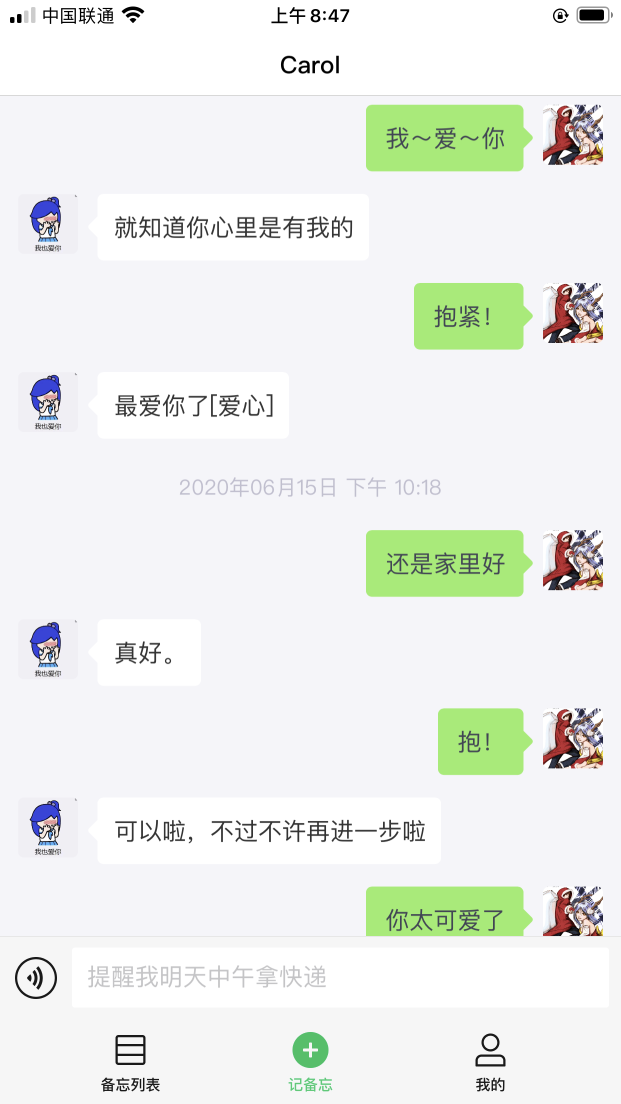
#> input picture seq2seq/data/mining/OCR/Images/IMG_0505.PNG, 1242 x 2208 px, found by its file name (shown at 1/2 size)
$ python OCR.py
#> lines starting #> are read from the running program, lines starting #| are printed output that depends on the picture; after the words box and inside, x2 and y2 are one past the last pixel; in counts of white or black regions, pixels touching at a corner belong together
import numpy as np
import pytesseract
import cv2

image = cv2.imread("Images/IMG_0505.png", 0)
#> image: shape (2208, 1242); min 0, max 255, mean 237.9
print("Origin")
cv2.imshow("image", cv2.resize(image, (384, 512)))
cv2.waitKey()
image = image[200:1800, 200:1042]
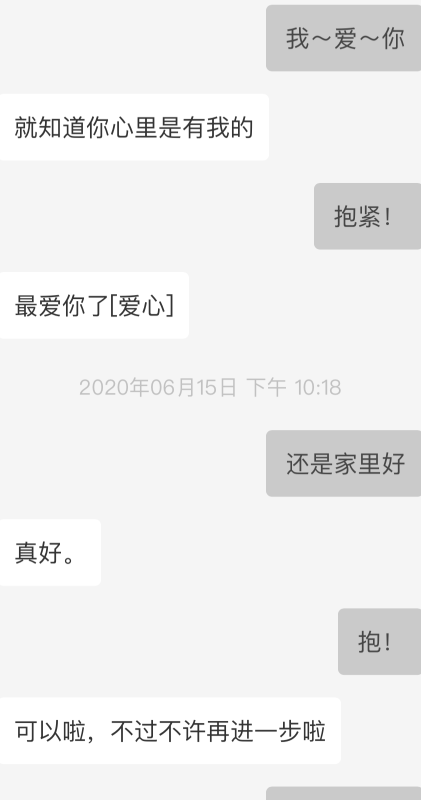
#> image: shape (1600, 842) (shown at 1/2 size); min 51, max 255, mean 238.5
image = cv2.convertScaleAbs(image, alpha=1.5, beta=-80)
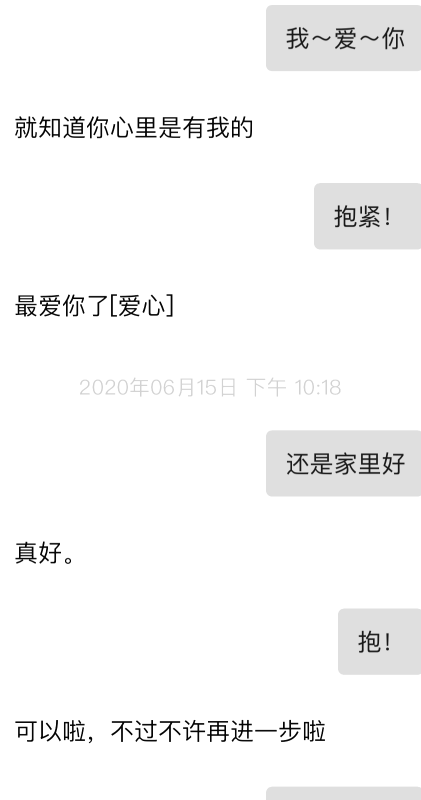
#> image: shape (1600, 842) (shown at 1/2 size); min 0, max 255, mean 247.1
print("Enhance Contrast")
cv2.imshow("image", cv2.resize(image, (384, 512)))
cv2.waitKey()
kernel_sharpen_1 = np.array([
        [-1, -1, -1],
        [-1, 9, -1],
        [-1, -1, -1]])
image = cv2.filter2D(image, -1, kernel_sharpen_1)
print("Sharpen")
cv2.imshow("image", cv2.resize(image, (384, 512)))
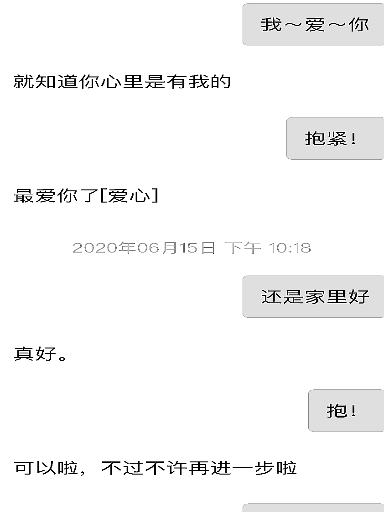
#> window 'image': shape (512, 384); min 0, max 255, mean 246.5
cv2.waitKey()
ret, thresh1 = cv2.threshold(image, 120, 255, cv2.THRESH_BINARY)
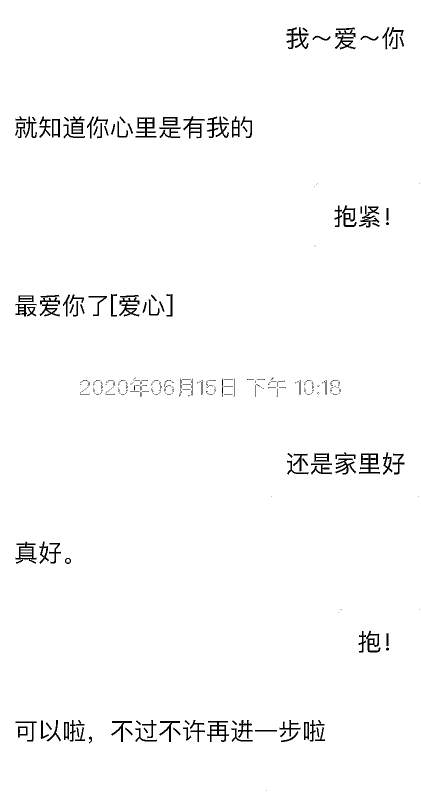
#> thresh1: shape (1600, 842) (shown at 1/2 size); 98% white; 376 black regions (244 under 20 px), largest, box (x1, y1, x2, y2) and area: (718, 907, 760, 948) 764, (271, 234, 313, 275) 735, (573, 54, 617, 98) 712
print("Binarize")
cv2.imshow("image", cv2.resize(thresh1, (384, 512)))
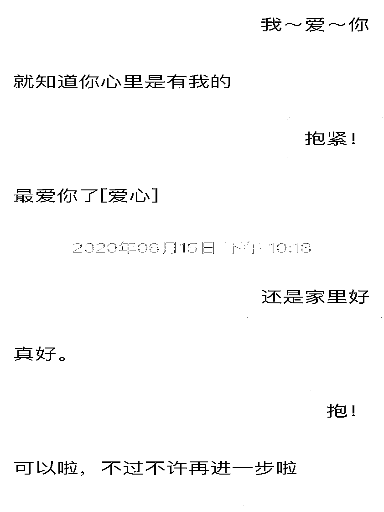
#> window 'image': shape (512, 384); min 0, max 255, mean 249.8
cv2.waitKey()
kernel = np.ones((4, 4), np.uint8)
thresh1 = cv2.morphologyEx(thresh1, cv2.MORPH_OPEN, kernel)
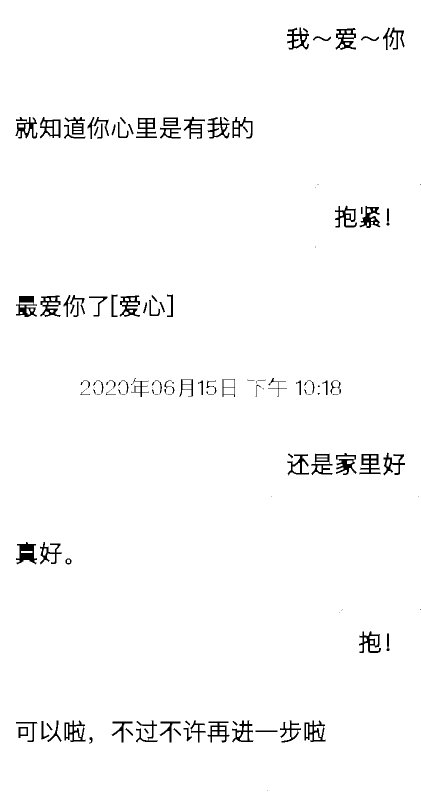
#> thresh1: shape (1600, 842) (shown at 1/2 size); 97.8% white; 140 black regions (34 under 20 px), largest, box (x1, y1, x2, y2) and area: (32, 1084, 74, 1129) 1032, (32, 592, 74, 634) 963, (671, 56, 712, 100) 858
print("Open")
cv2.imshow("image", cv2.resize(thresh1, (384, 512)))
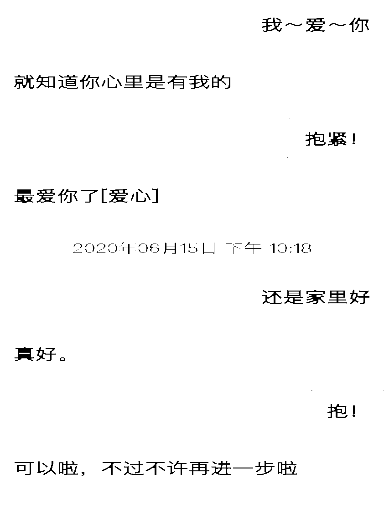
#> window 'image': shape (512, 384); min 0, max 255, mean 249.4
cv2.waitKey()
#> (the run stopped early here; a loop or call above may not have finished)

$ run again, with seq2seq/data/mining/OCR/Images/IMG_0503.PNG copied over seq2seq/data/mining/OCR/Images/IMG_0505.PNG
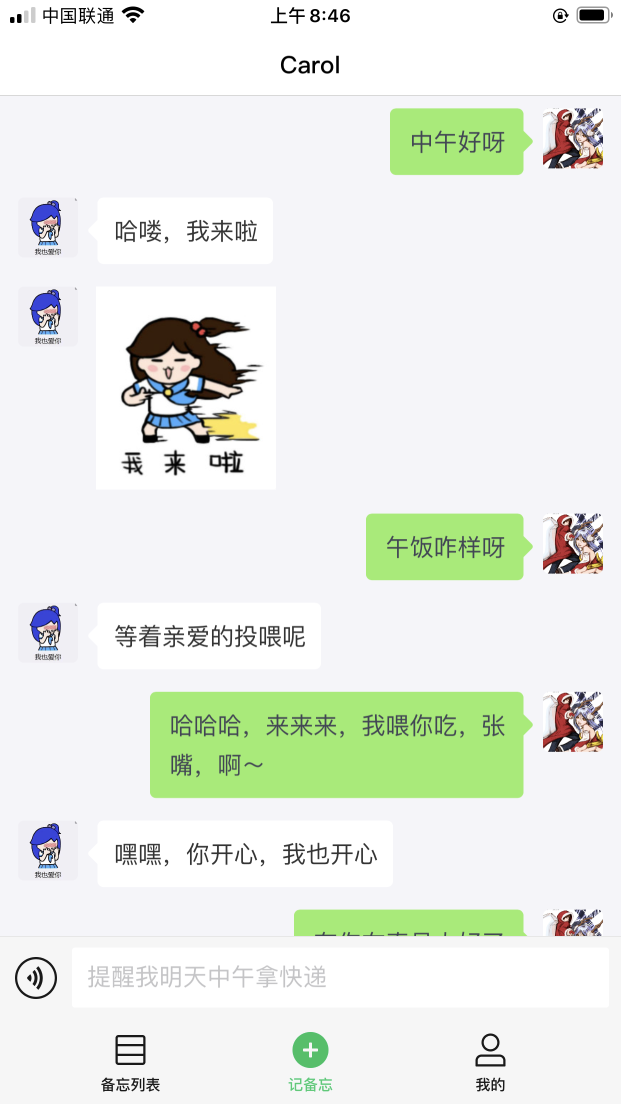
#> input picture seq2seq/data/mining/OCR/Images/IMG_0503.PNG, 1242 x 2208 px, found by its file name (shown at 1/2 size)
#> `ret, thresh1 = cv2.threshold(image, 120, 255, cv2.THRESH_BINARY)`:
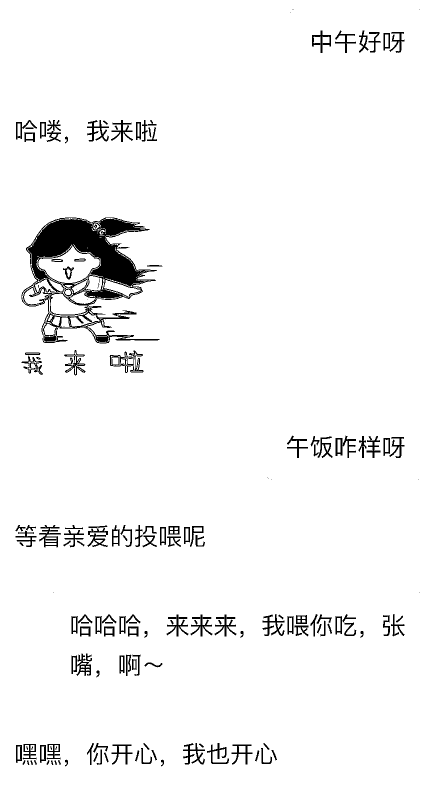
#> thresh1: shape (1600, 842) (shown at 1/2 size); 95.9% white; 167 black regions (23 under 20 px), largest, box (x1, y1, x2, y2) and area: (43, 435, 319, 687) 24480, (219, 701, 287, 746) 930, (143, 1307, 182, 1352) 764
#> `cv2.imshow("image", cv2.resize(thresh1, (384, 512)))`:
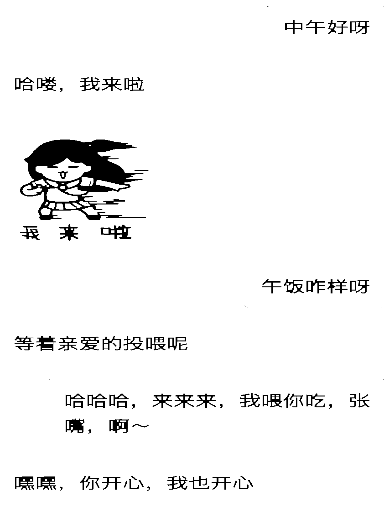
#> window 'image': shape (512, 384); min 0, max 255, mean 243

$ run again, with seq2seq/data/mining/OCR/Images/IMG_0504.PNG copied over seq2seq/data/mining/OCR/Images/IMG_0505.PNG
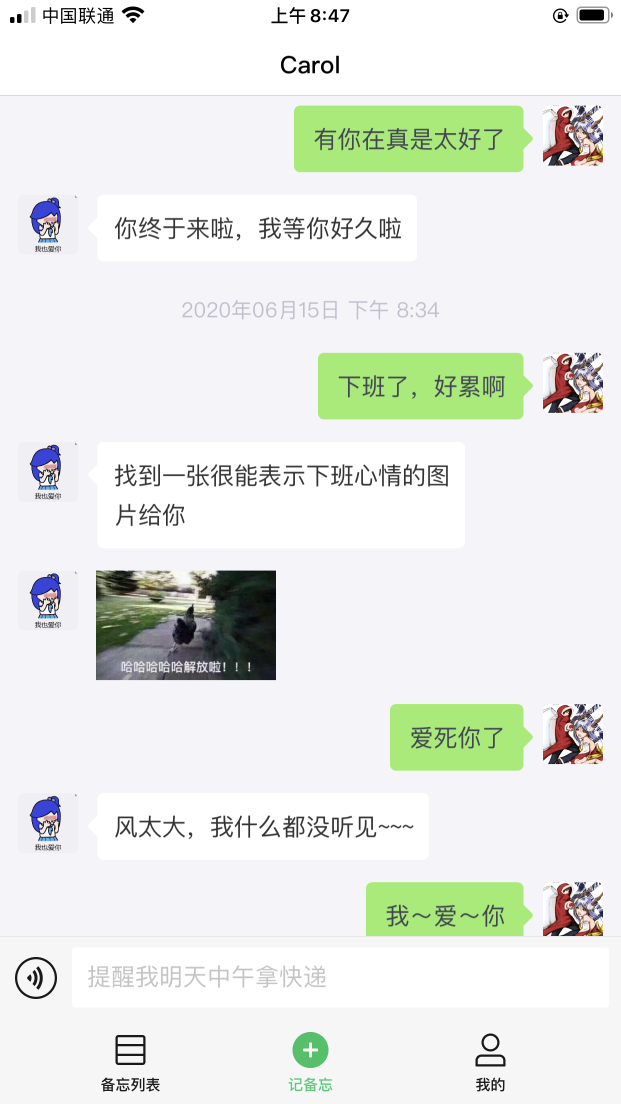
#> input picture seq2seq/data/mining/OCR/Images/IMG_0504.PNG, 1242 x 2208 px, found by its file name (shown at 1/2 size)
#> `ret, thresh1 = cv2.threshold(image, 120, 255, cv2.THRESH_BINARY)`:
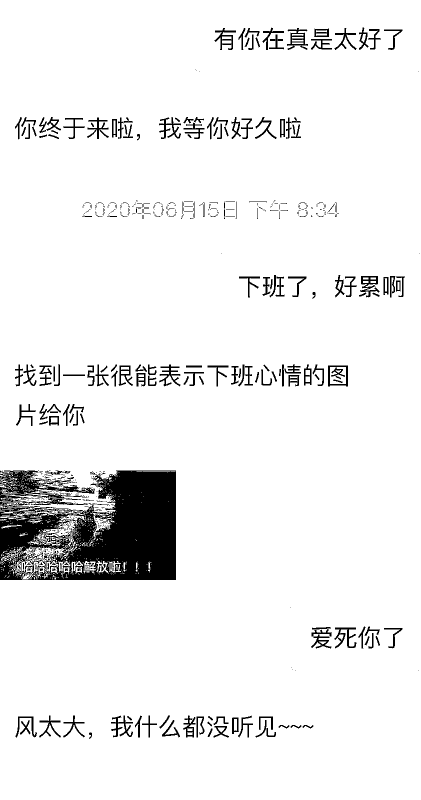
#> thresh1: shape (1600, 842) (shown at 1/2 size); 93.3% white; 682 black regions (481 under 20 px), largest, box (x1, y1, x2, y2) and area: (0, 941, 352, 1160) 48628, (0, 941, 190, 1035) 6225, (622, 1254, 663, 1297) 757
#> `cv2.imshow("image", cv2.resize(thresh1, (384, 512)))`:
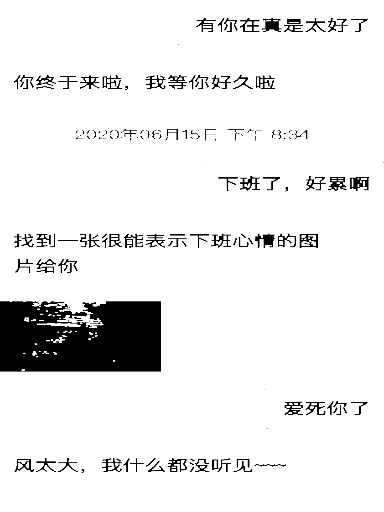
#> window 'image': shape (512, 384); min 0, max 255, mean 234.5

$ run again, with seq2seq/data/mining/OCR/Images/IMG_0506.PNG copied over seq2seq/data/mining/OCR/Images/IMG_0505.PNG
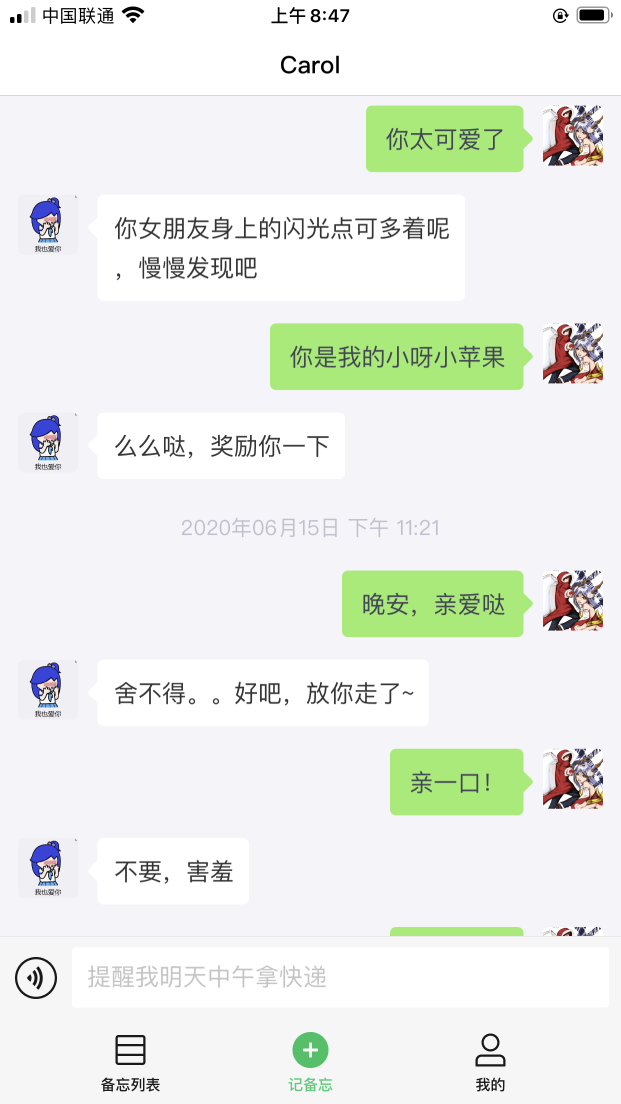
#> input picture seq2seq/data/mining/OCR/Images/IMG_0506.PNG, 1242 x 2208 px, found by its file name (shown at 1/2 size)
#> `cv2.imshow("image", cv2.resize(thresh1, (384, 512)))`:
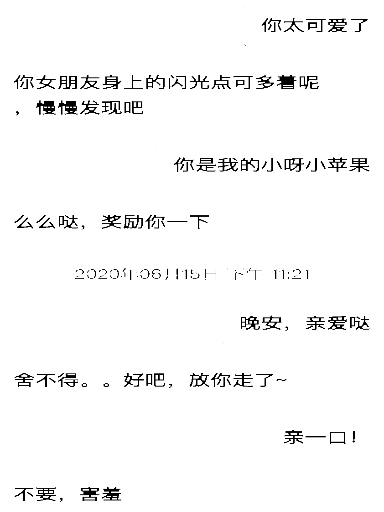
#> window 'image': shape (512, 384); min 0, max 255, mean 247.2
